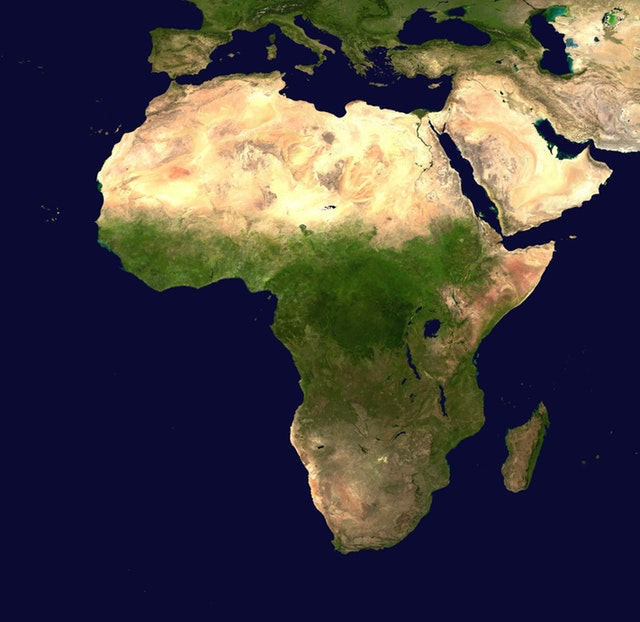
#> input picture 04_Contours_ConvexHull_Convexity_Defects/map.jpg, 640 x 622 px
$ python 05_Convex_Hull.py
#> lines starting #> are read from the running program, lines starting #| are printed output that depends on the picture; after the words box and inside, x2 and y2 are one past the last pixel; in counts of white or black regions, pixels touching at a corner belong together
import cv2
import numpy as np

img = cv2.imread("map.jpg")
#> img is the input picture: shape (622, 640, 3); mean B, G, R 66.4, 64, 68.6
gray = cv2.cvtColor(img, cv2.COLOR_BGR2GRAY)
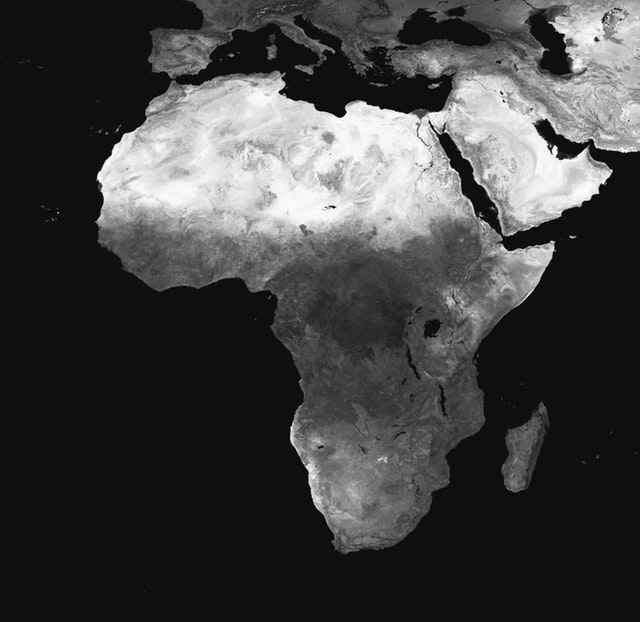
#> gray: shape (622, 640); min 1, max 253, mean 65.7
blur = cv2.blur(gray, (3, 3))
_, thresh = cv2.threshold(blur, 30, 255, cv2.THRESH_BINARY)
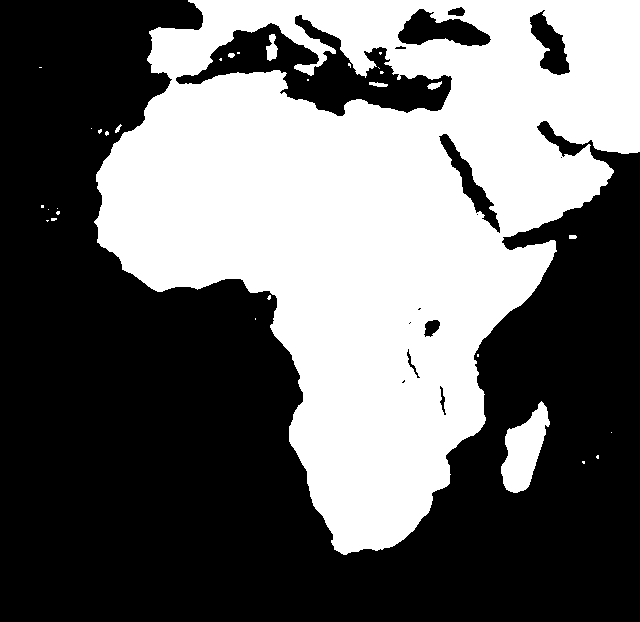
#> thresh: shape (622, 640); 41.8% white; 31 white regions (23 under 20 px)
contours, hierarchy = cv2.findContours(thresh, cv2.RETR_TREE, cv2.CHAIN_APPROX_SIMPLE)
#> contours = 46 contours, 31 with area under 20; largest, box (x1, y1, x2, y2) and area: (94, 0, 640, 555) 178134, (175, 14, 453, 117) 11193, (501, 401, 550, 493) 2380, (397, 8, 492, 47) 2060, (438, 133, 501, 234) 1443

hull = []
for i in range(len(contours)):
    hull.append(cv2.convexHull(contours[i], False))
#> this loop made 46 passes
#> after the loop, hull = 46 contours, 29 with area under 20; largest, box (x1, y1, x2, y2) and area: (94, 0, 640, 555) 209877, (175, 14, 453, 117) 17736, (501, 401, 550, 493) 2717, (397, 8, 492, 47) 2471, (438, 133, 501, 234) 1842
bg = np.zeros((thresh.shape[0], thresh.shape[1], 3), dtype=np.uint8)
for i in range(len(contours)):
    cv2.drawContours(bg, contours, i, [0, 0, 255], 3, 8)
    cv2.drawContours(bg, hull, i, [0, 255, 0], 1,8)
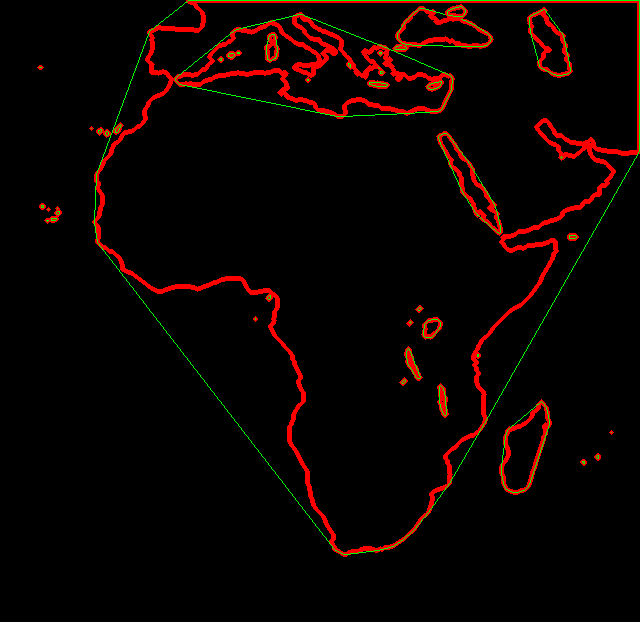
#> bg: shape (622, 640, 3); mean of channels 0, 1, 2 0, 2.3, 12.1; drawn as B, G, R
cv2.imshow("_", bg)
cv2.waitKey(0)
cv2.destroyAllWindows()
